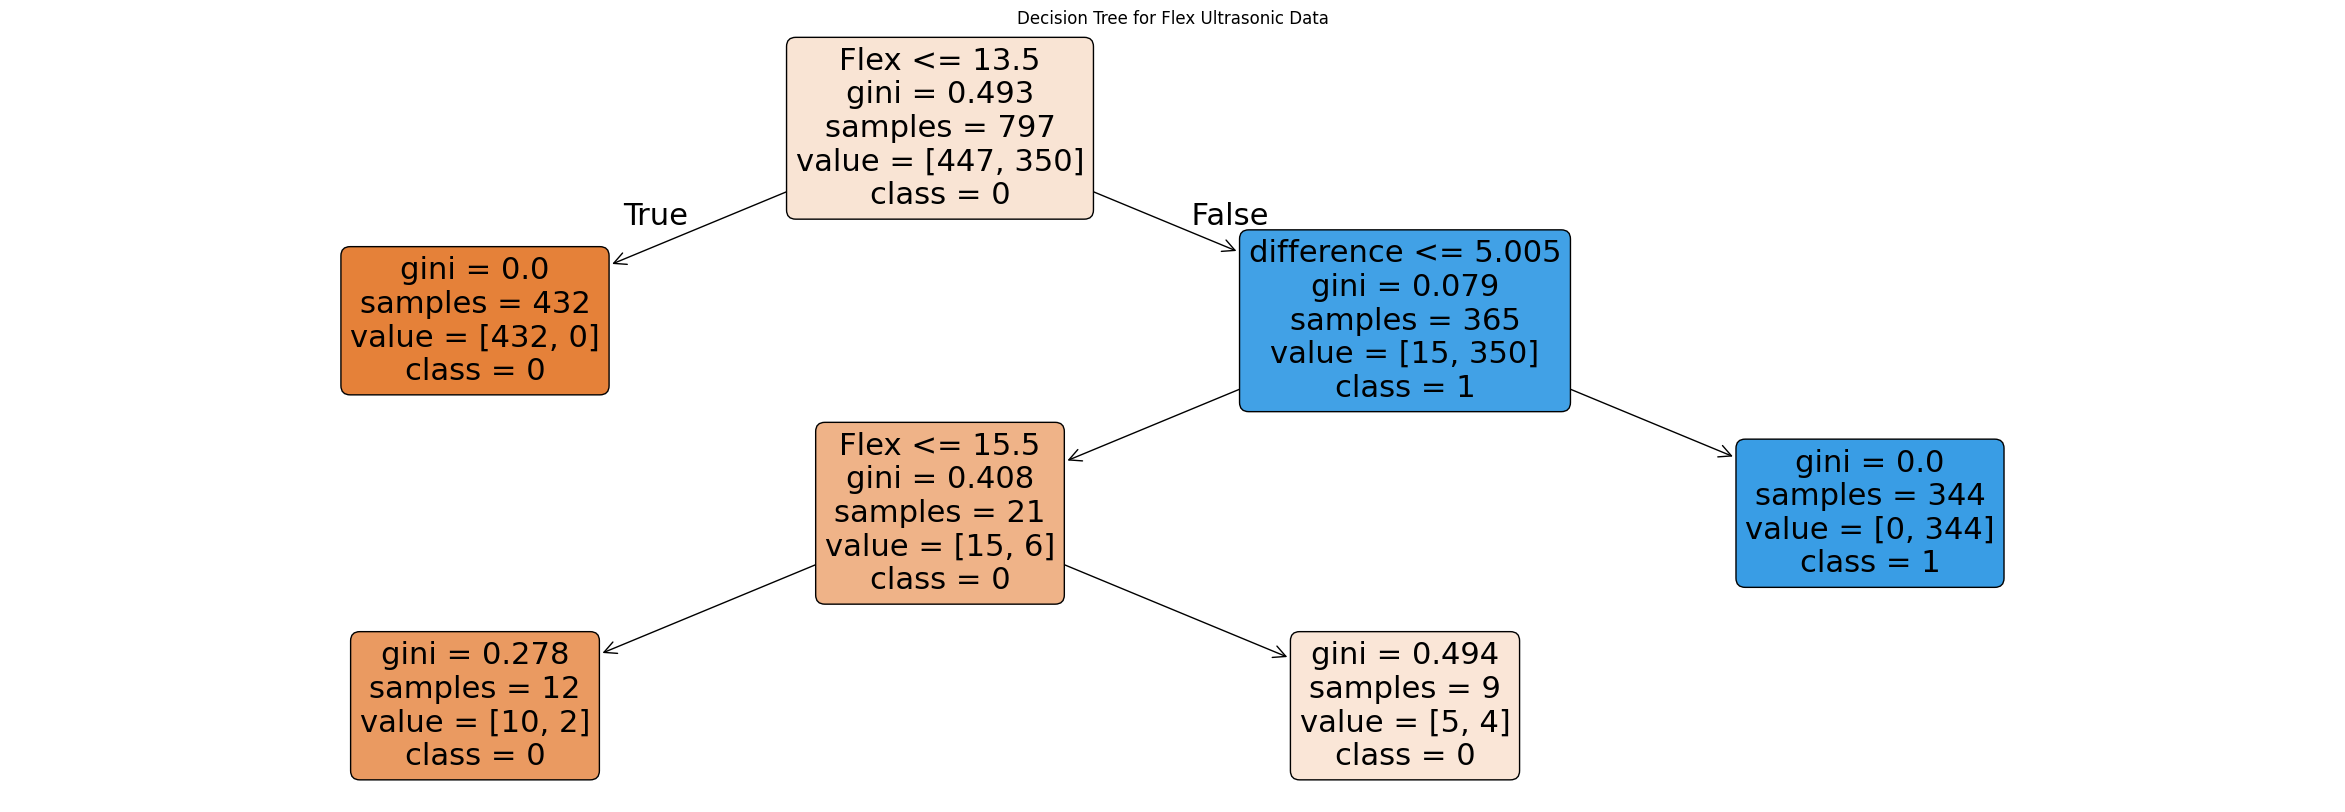

Generate this figure with Python:
import pandas as pd
from sklearn.model_selection import train_test_split
from sklearn.tree import DecisionTreeClassifier
from sklearn.metrics import accuracy_score, classification_report, confusion_matrix
from sklearn import tree
import matplotlib.pyplot as plt

df = pd.read_csv('Flex_ultrasonic_data_labeled.csv')

X = df[['Flex', 'difference']]
y = df['label']

X_train, X_test, y_train, y_test = train_test_split(X, y, test_size=0.2, random_state=42)

dt_classifier = DecisionTreeClassifier(max_depth=3, random_state=42)
dt_classifier.fit(X_train, y_train)

y_pred = dt_classifier.predict(X_test)

accuracy = accuracy_score(y_test, y_pred)
print(f"Accuracy: {accuracy:.2f}")
print("\nClassification Report:")
print(classification_report(y_test, y_pred))
print("\nConfusion Matrix:")
print(confusion_matrix(y_test, y_pred))

plt.figure(figsize=(30,10))
tree.plot_tree(dt_classifier,
               feature_names=X.columns,
               class_names=['0', '1'],
               filled=True,
               rounded=True)
plt.title("Decision Tree for Flex Ultrasonic Data")
plt.savefig('decision_tree.png')
plt.show()